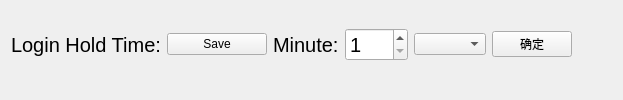
          <widget class="DHBaseWidget" name="widget_LoginHoldTime" native="true">
           <property name="sizePolicy">
            <sizepolicy hsizetype="Minimum" vsizetype="Preferred">
             <horstretch>0</horstretch>
             <verstretch>0</verstretch>
            </sizepolicy>
           </property>
           <layout class="QVBoxLayout" name="verticalLayout_13">
            <property name="topMargin">
             <number>0</number>
            </property>
            <item>
             <layout class="QVBoxLayout" name="namelayout_LoginHoldTime"/>
            </item>
            <item>
             <layout class="QHBoxLayout" name="horizontalLayout_18">
              <item>
               <layout class="QHBoxLayout" name="horizontalLayout_21">
                <item>
                 <widget class="QLabel" name="label_LoginHoldTime">
                  <property name="font">
                   <font>
                    <pointsize>15</pointsize>
                   </font>
                  </property>
                  <property name="text">
                   <string>Login Hold Time:</string>
                  </property>
                 </widget>
                </item>
                <item>
                 <layout class="QHBoxLayout" name="horizontalLayout_22">
                  <item>
                   <widget class="QPushButton" name="btnSaveLoginHoldTime">
                    <property name="minimumSize">
                     <size>
                      <width>100</width>
                      <height>0</height>
                     </size>
                    </property>
                    <property name="text">
                     <string>Save</string>
                    </property>
                   </widget>
                  </item>
                  <item>
                   <widget class="QLabel" name="label_minute_3">
                    <property name="font">
                     <font>
                      <pointsize>15</pointsize>
                     </font>
                    </property>
                    <property name="text">
                     <string>Minute:</string>
                    </property>
                   </widget>
                  </item>
                  <item>
                   <widget class="QSpinBox" name="spinBox_LoginHoldTime">
                    <property name="font">
                     <font>
                      <pointsize>15</pointsize>
                     </font>
                    </property>
                    <property name="minimum">
                     <number>1</number>
                    </property>
                    <property name="maximum">
                     <number>999</number>
                    </property>
                   </widget>
                  </item>
                 </layout>
                </item>
               </layout>
              </item>
              <item>
               <widget class="QComboBox" name="comboBox"/>
              </item>
              <item>
               <widget class="QPushButton" name="pushButton_2">
                <property name="text">
                 <string>确定</string>
                </property>
               </widget>
              </item>
              <item>
               <spacer name="horizontalSpacer_11">
                <property name="orientation">
                 <enum>Qt::Horizontal</enum>
                </property>
                <property name="sizeHint" stdset="0">
                 <size>
                  <width>40</width>
                  <height>20</height>
                 </size>
                </property>
               </spacer>
              </item>
             </layout>
            </item>
           </layout>
          </widget>
